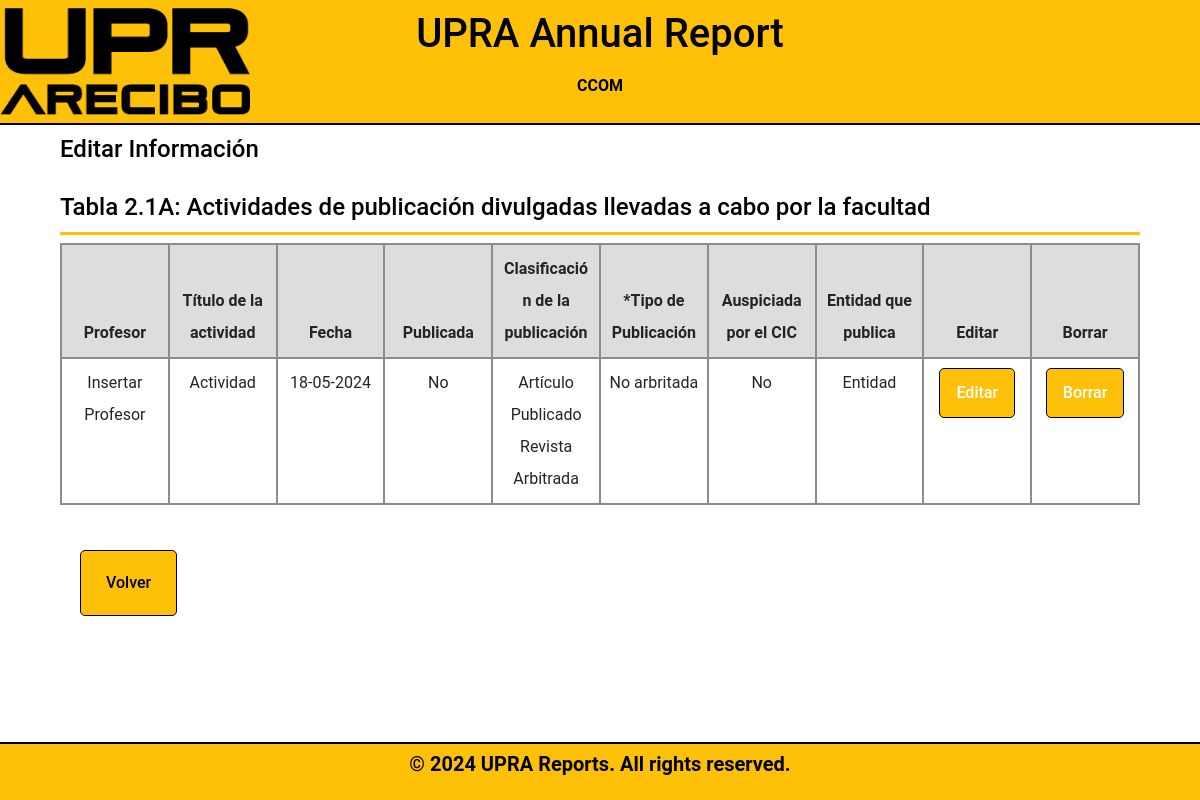
Before: /meta-2/tabla2.1A_display.php (signed in) with the older database file.
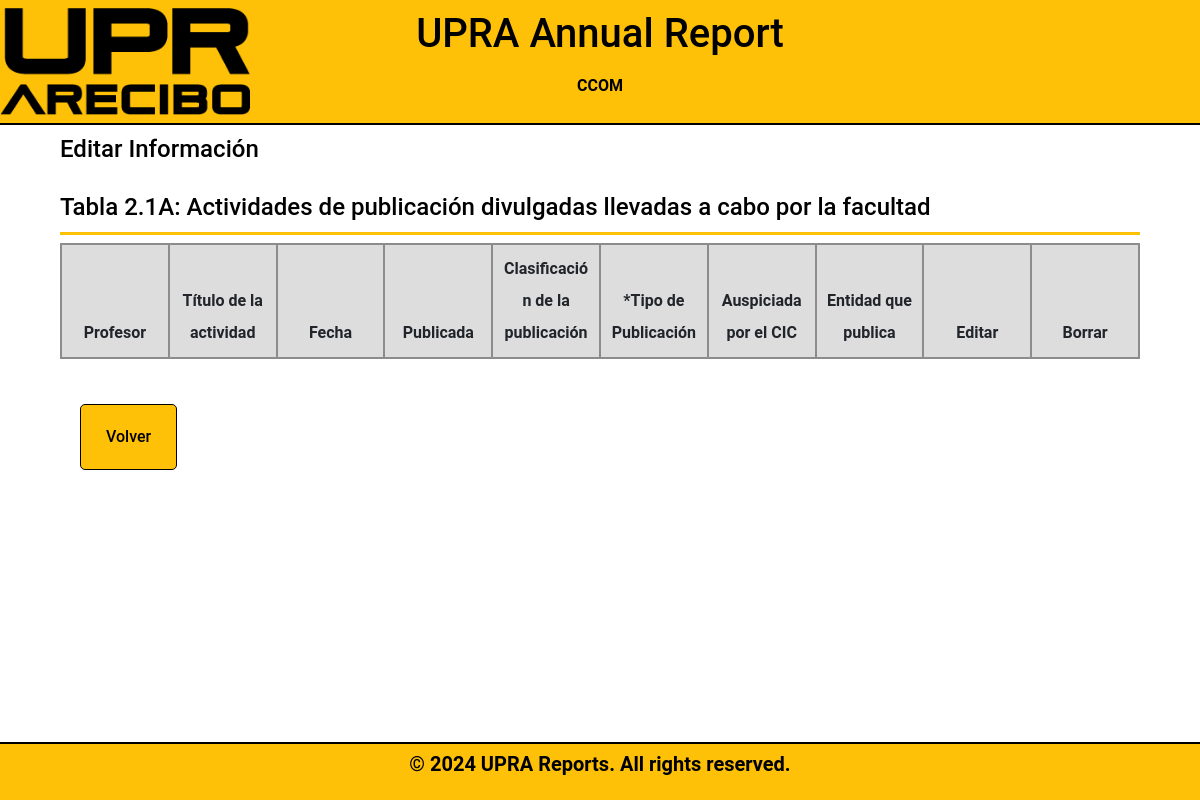
After: the same page with the newer database file.
### tables this page shows
CREATE TABLE `table21a` (
  `table21aID` int(11) NOT NULL,
  `DepartmentID` int(11) DEFAULT NULL,
  `year` int(4) DEFAULT NULL,
  `field1` varchar(100) DEFAULT NULL,
  `field2` varchar(100) DEFAULT NULL,
  `field3` varchar(100) DEFAULT NULL,
  `field4` varchar(100) DEFAULT NULL,
  `field5` varchar(100) DEFAULT NULL,
  `field6` varchar(100) DEFAULT NULL,
  `field7` varchar(100) DEFAULT NULL,
  `field8` varchar(100) DEFAULT NULL
);

### meta-2/tabla2.1A_display.php (the view, shortened to what this page needs)
<?php
    include_once "db_info.php";
if (isset($_SESSION['DepartmentID'])) {
    $departmentID = $_SESSION['DepartmentID'];
    $sql = "SELECT DepartmentName FROM departamento WHERE DepartmentID = ?";
    $stmt = $conn->prepare($sql);
    $stmt->bind_param("i", $departmentID);
    $stmt->execute();
    $result = $stmt->get_result();
    $department = $result->fetch_assoc();
}
$year = date("Y");
?>
<!DOCTYPE html>
<html lang="en">
<head>
    <link rel="stylesheet" href="../fonts/icomoon/style.css">
    <link rel="stylesheet" href="../css/owl.carousel.min.css">
    <link rel="stylesheet" href="../css/bootstrap.min.css">
    <link rel="stylesheet" href="../css/style.css">
    <link rel="stylesheet" href="../css/style-sidemenu.css">
    <link rel="stylesheet" href="https://code.jquery.com/ui/1.12.1/themes/base/jquery-ui.css">
</head>
<body>
    <header>
        <h1 class="uprareports">UPRA Annual Report</h1>
        <h2 class="bienvenidosusuario"><?php echo $department['DepartmentName'] ?></h2>
    </header>
    <div class="formbold-main-wrapper-edit">
        <div class="formbold-form-wrapper-edit">
        <h4 class="header1">Editar Informaci&oacute;n<br>  <br>Tabla 2.1A: Actividades de publicación divulgadas llevadas a cabo por la facultad</h4>
            <table class="table" style='margin: 0 auto;'>
                <thead>
                    <tr>
                        <th scope="col">Profesor</th>
                        <th scope="col">Título de la actividad</th>
                        <th scope="col">Fecha</th>
                        <th scope="col">Publicada</th>
                        <th scope="col">Clasificación de la publicación</th>
                        <th scope="col">*Tipo de Publicación</th>
                        <th scope="col">Auspiciada por el CIC</th>
                        <th scope="col">Entidad que publica</th>
                        <th scope="col">Editar</th>
                        <th scope="col">Borrar</th>
                    </tr>
                </thead>
                <tbody>
                    <?php
                        $sql = "SELECT * FROM table21a WHERE DepartmentID = ? AND year = ?";
                        $stmt = $conn->prepare($sql);
                        $stmt->bind_param("si", $departmentID, $year);
                        $stmt->execute();
                        $result =$stmt->get_result();
                        while ($row = $result->fetch_assoc()) {
                            echo "<tr>";
                            echo "<td class='breve-description'>" . $row['field1'] . "</td>";
                            echo "<td class='breve-description'>" . $row['field2'] . "</td>";
                            echo "<td class='breve-description'>" . $row['field3'] . "</td>";
                            echo "<td class='breve-description'>" . $row['field4'] . "</td>";
                            echo "<td class='breve-description'>" . $row['field5'] . "</td>";
                            echo "<td class='breve-description'>" . $row['field6'] . "</td>";
                            echo "<td class='breve-description'>" . $row['field7'] . "</td>";
                            echo "<td  class='breve-description'>" . $row['field8'] . "</td>";
                            echo "<td><a href='javascript:void(0);' class='edit-btn'>Editar</a></td>";
                            echo "<td><a class='delete-btn' href='../meta-2/tabla2.1a_delete.php?id=" . $row['table21aID'] . "'>Borrar</a></td>";
                            echo "</tr>";
                        }
                    ?>
                </tbody>
            </table>
                    <div class="formbold-main-wrapperDept">
                <a class="underline-button" href="../meta-2/tabla2.1A.php">Volver</a>
            </div>
        </div>
    </div>
    <div class="footer-box">
        <p>&copy; 2024 UPRA Reports. All rights reserved.</p>
    </div>
</body>
</html>

Changed rows visible on the page:
removed table21a: field1 "Insertar Profesor", field2 "Actividad", field3 "18-05-2024", field4 "No", field5 "Artículo Publicado Revista Arbitrada", field6 "No arbritada", field7 "No", field8 "Entidad"
